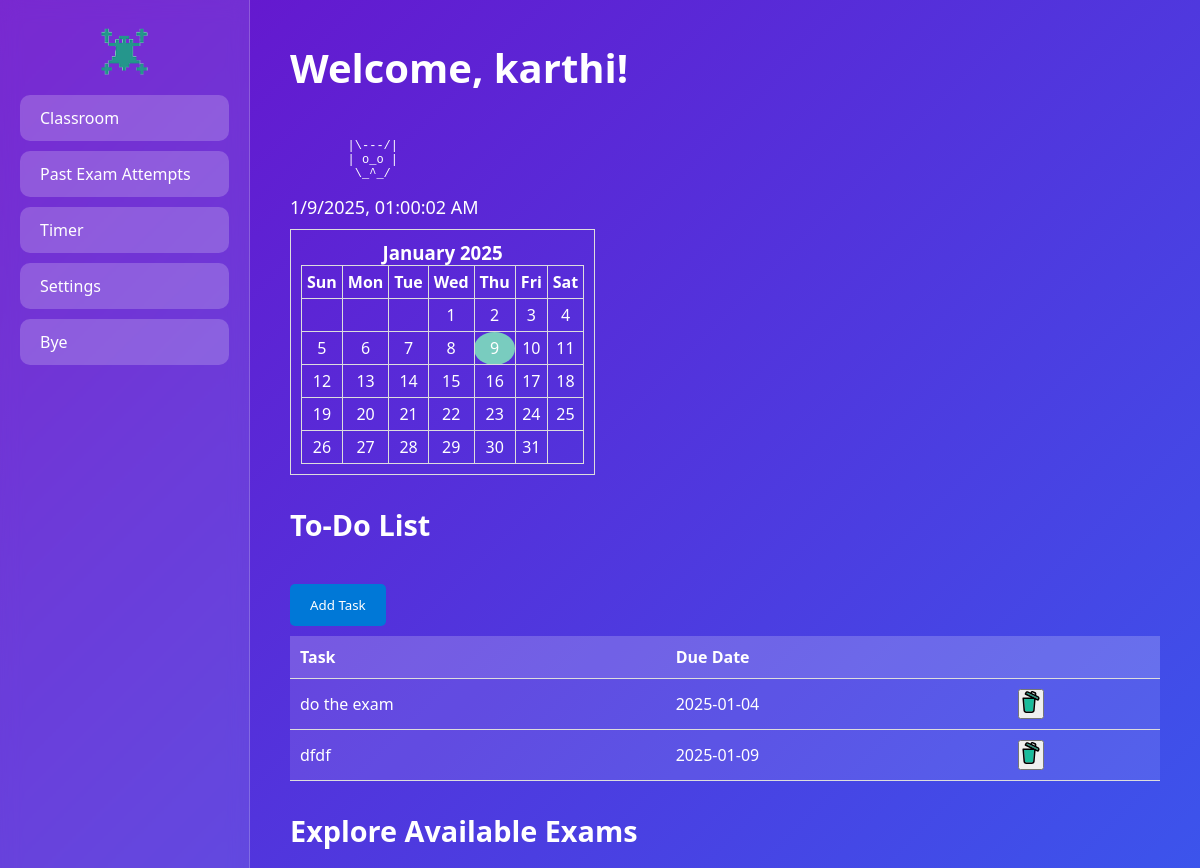
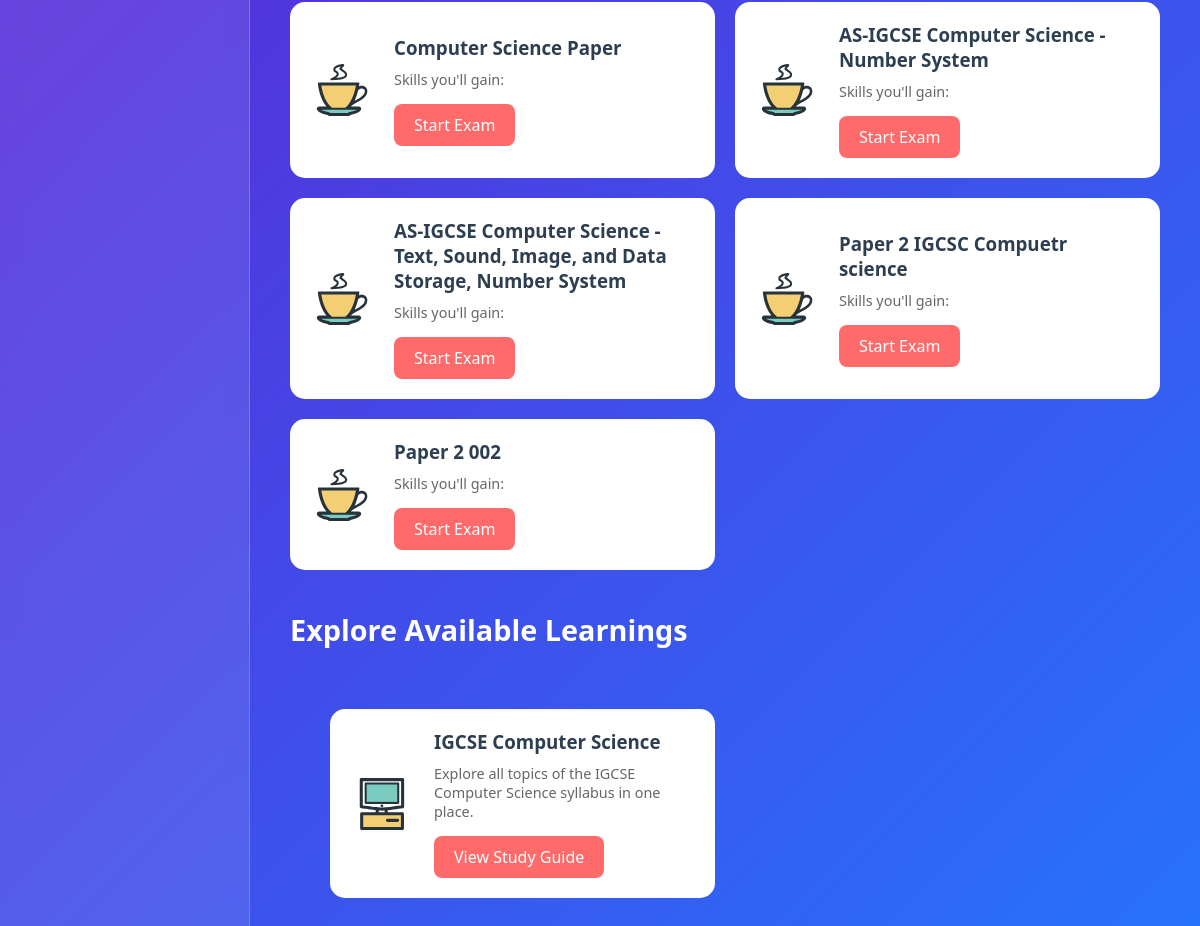
The page /user_home (signed in) on the database its author committed (2 pictures, top to bottom).
### app.py (models this page shows)
class User(db.Model, UserMixin):
    id = db.Column(db.Integer, primary_key=True)
    username = db.Column(db.String(20), unique=True, nullable=False)
    password = db.Column(db.String(60), nullable=False)
    student_class = db.Column(db.String(50), nullable=False)

class ToDo(db.Model):
    id = db.Column(db.Integer, primary_key=True)
    task = db.Column(db.String(200), nullable=False)
    date = db.Column(db.Date, nullable=False)
    user_id = db.Column(db.Integer, db.ForeignKey('user.id'), nullable=False)

class Exam(db.Model):
    __tablename__ = 'exam'
    id = db.Column(db.Integer, primary_key=True)
    title = db.Column(db.String(100), nullable=False)
    questions = db.relationship('Question', backref='exam', lazy=True)

class Learning(db.Model):
    id = db.Column(db.Integer, primary_key=True)
    title = db.Column(db.String(100), nullable=False)  # Title of the learning material
    desc = db.Column(db.Text, nullable=True)           # Description of the learning material
    code = db.Column(db.String(50), nullable=False)    # Code identifier for the learning material

### app.py (the view)
@app.route("/user_home")
@login_required
def user_home():
    attempts = ExamAttempt.query.filter_by(user_id=current_user.id).order_by(ExamAttempt.attempt_date.desc()).all()
    todos = ToDo.query.filter_by(user_id=current_user.id).order_by(ToDo.date.asc()).all()
    print(todos)
    user_class = current_user.student_class
    print(user_class)
    exams = db.session.query(Exam).join(ExamMapping).filter(ExamMapping.class_name == user_class).all()
    learnings = db.session.query(Learning).join(LearningsMapping).filter(LearningsMapping.class_name == user_class).all()
    return render_template("user_home.html", exams=exams, attempts=attempts, learnings=learnings, todos=todos)

### app.py (called while the page is built)
@login_manager.user_loader
def load_user(user_id):
    return User.query.get(int(user_id))

### templates/user_home.html (shortened to what this page needs)
<!DOCTYPE html>
<html lang="en">
<head>
</head>
<body>
    <div class="sidebar">
    <center> <img src="static/logo.png" alt="Backbench Logo" ></center>
            <a href="{{ url_for('user_home') }}" class="sidebar-button">Classroom</a>
            <a href="{{ url_for('attempts') }}" class="sidebar-button">Past Exam Attempts</a>
            <a href="{{ url_for('countdown') }}" class="sidebar-button">Timer</a>
            <a href="{{ url_for('settings') }}" class="sidebar-button">Settings</a>
        <a href="{{ url_for('logout') }}" class="sidebar-button">Bye</a>
    </div>
    <div class="content">
        <h1>Welcome, {{ current_user.username }}!</h1>
               <div class="cat-container">
            <pre id="ascii-cat"></pre>
        </div>
        <div class="widget-container">
                <div id="current-time"></div>
                <div id="calendar"></div>
        </div>
   <h2>To-Do List</h2>
        <div class="todo-container">
        <button class="add-task-btn" onclick="openModal()">Add Task</button>
            <table  class="todo-table">
        <thead>
            <tr>
                <th>Task</th>
                <th>Due Date</th>
                <th></th>
            </tr>
        </thead>
        <tbody id="todoList">
            {% for todo in todos %}
            <tr>
                <td>{{ todo.task }}</td>
                <td>{{ todo.date }}</td>
                <td>
                    <form method="POST" action="/delete_todo/{{ todo.id }}" style="display: inline;">
                        <button type="submit" >
                              </button>
                    </form>
                </td>
            </tr>
            {% endfor %}
        </tbody>
    </table>
        </div>
        <h2>Explore Available Exams</h2>
        <div class="exam-catalog">
            {% for exam in exams %}
            <div class="exam-card">
                <div class="exam-info">
                    <h3>{{ exam.title }}</h3>
                    <p>Skills you'll gain: {{ exam.skills }}</p>
                    <a href="{{ url_for('exam', exam_id=exam.id, question_number=1) }}" class="exam-link">Start Exam</a>
                </div>
            </div>
            {% endfor %}
        </div>
        <h2>Explore Available Learnings</h2>
        <div class="content">
    {% for learn in learnings %}
    <div class="exam-catalog">
        <div class="exam-card">
            <div class="exam-info">
                <h3>{{ learn.title }}</h3>
                <p>{{ learn.desc }}</p>
                <a href="{{ url_for('learn', code=learn.code) }}" class="exam-link">View Study Guide</a>
            </div>
        </div>
    </div>
     {% endfor %}
</div>
    </div>
</body>
</html>

### templates/user_home.html (style rules this page uses)
* { box-sizing: border-box; margin: 0; padding: 0; font-family: 'Segoe UI', Tahoma, Geneva, Verdana, sans-serif; }
body { background: linear-gradient(135deg, #6a11cb 0%, #2575fc 100%); min-height: 100vh; display: flex; }
.sidebar { width: 250px; background: rgba(255, 255, 255, 0.1); backdrop-filter: blur(10px); padding: 20px; border-right: 1px solid rgba(255, 255, 255, 0.2); }
.sidebar-button { display: block; padding: 12px 20px; margin: 10px 0; background: rgba(255, 255, 255, 0.2); color: white; text-decoration: none; border-radius: 10px; transition: all 0.3s ease; }
.content { flex: 1; padding: 40px; color: white; }
h1 { margin-bottom: 30px; font-size: 2.5em; }
h2 { margin: 30px 0 20px; font-size: 1.8em; }
.exam-catalog { display: grid; grid-template-columns: repeat(auto-fill, minmax(300px, 1fr)); gap: 20px; margin-bottom: 40px; }
.exam-card { background: white; border-radius: 15px; padding: 20px; display: flex; align-items: center; gap: 20px; transition: transform 0.3s ease, box-shadow 0.3s ease; }
.exam-info { flex: 1; }
.exam-info h3 { color: #2c3e50; margin-bottom: 10px; }
.exam-info p { color: #666; margin-bottom: 15px; font-size: 0.9em; }
.exam-link { display: inline-block; padding: 10px 20px; background: #ff6b6b; color: white; text-decoration: none; border-radius: 8px; transition: background 0.3s ease; }
#current-time { font-size: 18px; margin-bottom: 10px; }
#calendar { border: 1px solid #ddd; padding: 10px; display: inline-block; text-align: center; }
.cat-container { width: 30%; position: relative; }
#ascii-cat { font-family: monospace; white-space: pre; color: white; font-size: 12px; }
.todo-container { margin-top: 40px; }
.todo-table { width: 100%; border-collapse: collapse; margin-top: 10px; }
.todo-table th, .todo-table td { text-align: left; padding: 10px; border-bottom: 1px solid #ddd; }
.todo-table th { background: rgba(255, 255, 255, 0.2); }
.todo-table td { background: rgba(255, 255, 255, 0.1); color: white; }
.add-task-btn { padding: 12px 20px; background: #0078d7; color: white; border: none; border-radius: 5px; cursor: pointer; }

### rows shown on the page
User: username "karthi"
ToDo: task "do the exam", date "2025-01-04"
ToDo: task "dfdf", date "2025-01-09"
Exam: title "Computer Science Paper"
Exam: title "AS-IGCSE Computer Science - Number System"
Exam: title "AS-IGCSE Computer Science - Text, Sound, Image, and Data Storage, Number System"
Exam: title "Paper 2 IGCSC Compuetr science"
Exam: title "Paper 2 002"
Learning: title "IGCSE Computer Science", desc "Explore all topics of the IGCSE Computer Science syllabus in one place."
